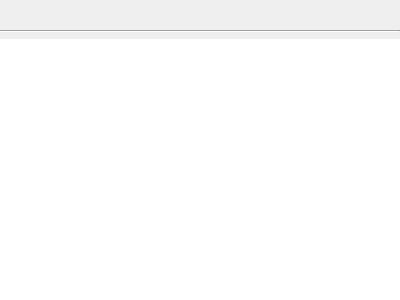
<?xml version="1.0" encoding="UTF-8"?>
<ui version="4.0">
 <class>tableofcontentbar</class>
 <widget class="QWidget" name="tableofcontentbar">
  <property name="geometry">
   <rect>
    <x>0</x>
    <y>0</y>
    <width>400</width>
    <height>300</height>
   </rect>
  </property>
  <property name="sizePolicy">
   <sizepolicy hsizetype="Ignored" vsizetype="Preferred">
    <horstretch>0</horstretch>
    <verstretch>0</verstretch>
   </sizepolicy>
  </property>
  <property name="windowTitle">
   <string>Form</string>
  </property>
  <layout class="QVBoxLayout" name="verticalLayout">
   <property name="leftMargin">
    <number>0</number>
   </property>
   <property name="topMargin">
    <number>0</number>
   </property>
   <property name="rightMargin">
    <number>0</number>
   </property>
   <property name="bottomMargin">
    <number>0</number>
   </property>
   <item>
    <layout class="QHBoxLayout" name="horizontalLayout">
     <item>
      <widget class="QLabel" name="titleLabel">
       <property name="font">
        <font>
         <pointsize>16</pointsize>
        </font>
       </property>
       <property name="text">
        <string/>
       </property>
      </widget>
     </item>
     <item>
      <spacer name="horizontalSpacer">
       <property name="orientation">
        <enum>Qt::Horizontal</enum>
       </property>
       <property name="sizeHint" stdset="0">
        <size>
         <width>40</width>
         <height>20</height>
        </size>
       </property>
      </spacer>
     </item>
     <item>
      <widget class="QLabel" name="hideLabel">
       <property name="text">
        <string/>
       </property>
      </widget>
     </item>
    </layout>
   </item>
   <item>
    <widget class="Line" name="line">
     <property name="orientation">
      <enum>Qt::Horizontal</enum>
     </property>
    </widget>
   </item>
   <item>
    <widget class="QTreeWidget" name="tree">
     <property name="frameShape">
      <enum>QFrame::NoFrame</enum>
     </property>
     <property name="lineWidth">
      <number>0</number>
     </property>
     <property name="horizontalScrollBarPolicy">
      <enum>Qt::ScrollBarAlwaysOff</enum>
     </property>
     <property name="sizeAdjustPolicy">
      <enum>QAbstractScrollArea::AdjustToContents</enum>
     </property>
     <property name="textElideMode">
      <enum>Qt::ElideNone</enum>
     </property>
     <property name="indentation">
      <number>30</number>
     </property>
     <property name="uniformRowHeights">
      <bool>true</bool>
     </property>
     <property name="itemsExpandable">
      <bool>true</bool>
     </property>
     <property name="headerHidden">
      <bool>true</bool>
     </property>
     <property name="expandsOnDoubleClick">
      <bool>false</bool>
     </property>
     <column>
      <property name="text">
       <string notr="true">1</string>
      </property>
     </column>
    </widget>
   </item>
  </layout>
 </widget>
 <resources/>
 <connections/>
</ui>
